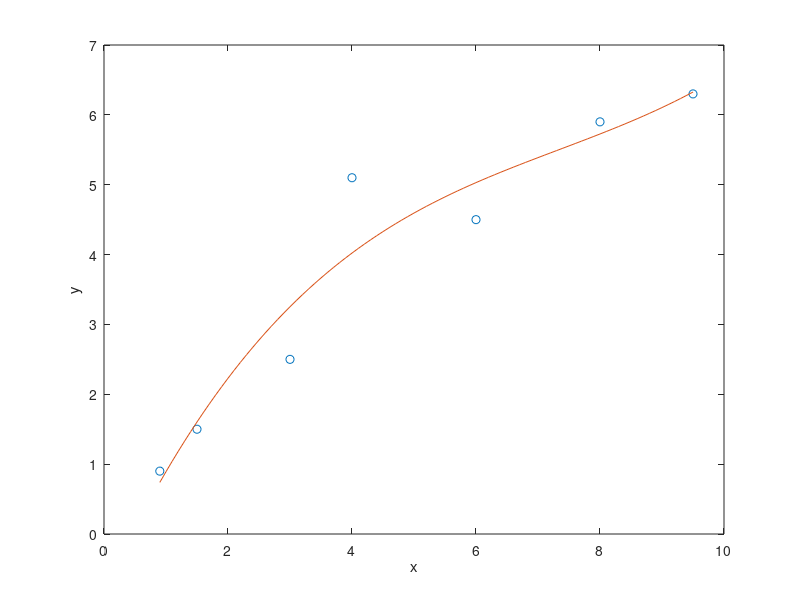

MATLAB code for this plot:
x = [0.9 1.5 3 4 6 8 9.5];
y = [0.9 1.5 2.5 5.1 4.5 5.9 6.3];
p = polyfit(x, y, 3);
xp = 0.9:0.1:9.5;
yp = polyval(p, xp);
plot(x, y, 'o', xp, yp)
xlabel('x');
ylabel('y');